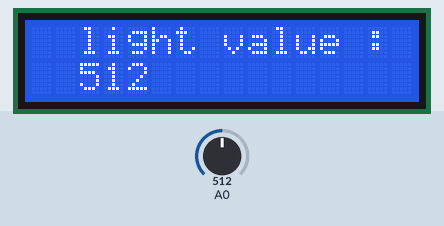
Recording of a sketch running on a simulated Arduino Uno, built with avr-gcc and run on an emulated ATmega328P. Shown: 16×2 character LCD. The test bench sets the inputs (shaded band); at power-on: A0 = 512. What the sketch prints to the serial monitor is not drawn.

Above: at 1.2 s.
1.3 s: A0 set to 716
At 2.5 s:
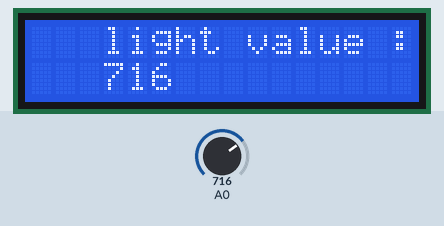
4.5 s: A0 set to 900
At 5.9 s:
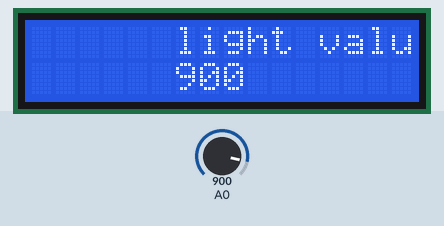
7.6 s: A0 set to 1023
At 8.9 s:
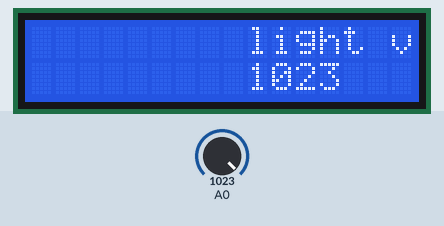
Timing chart, 0 to 10.6 s (numbered marks = the images above; inputs shaded):
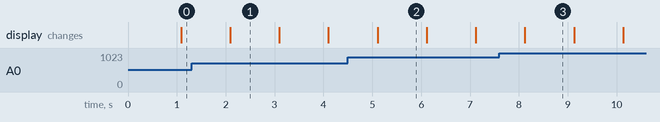

Measured:
- what the display in image 1 shows lasts 1.0 s, from 2.1 s to 3.1 s

The sketch:

lcdLight.ino
```cpp
#include <Wire.h>
#include <LiquidCrystal_I2C.h>

LiquidCrystal_I2C lcd(0x27, 16, 2);

void setup()
{
  Serial.begin(9600);

  lcd.begin();
  lcd.backlight();

  lcd.print("light value : ");
}

void loop() {
  int light = analogRead(A0);
  Serial.println(light);

  lcd.setCursor(0,1);
  lcd.print(light);

  lcd.scrollDisplayRight();
  delay(1000);
}
```
